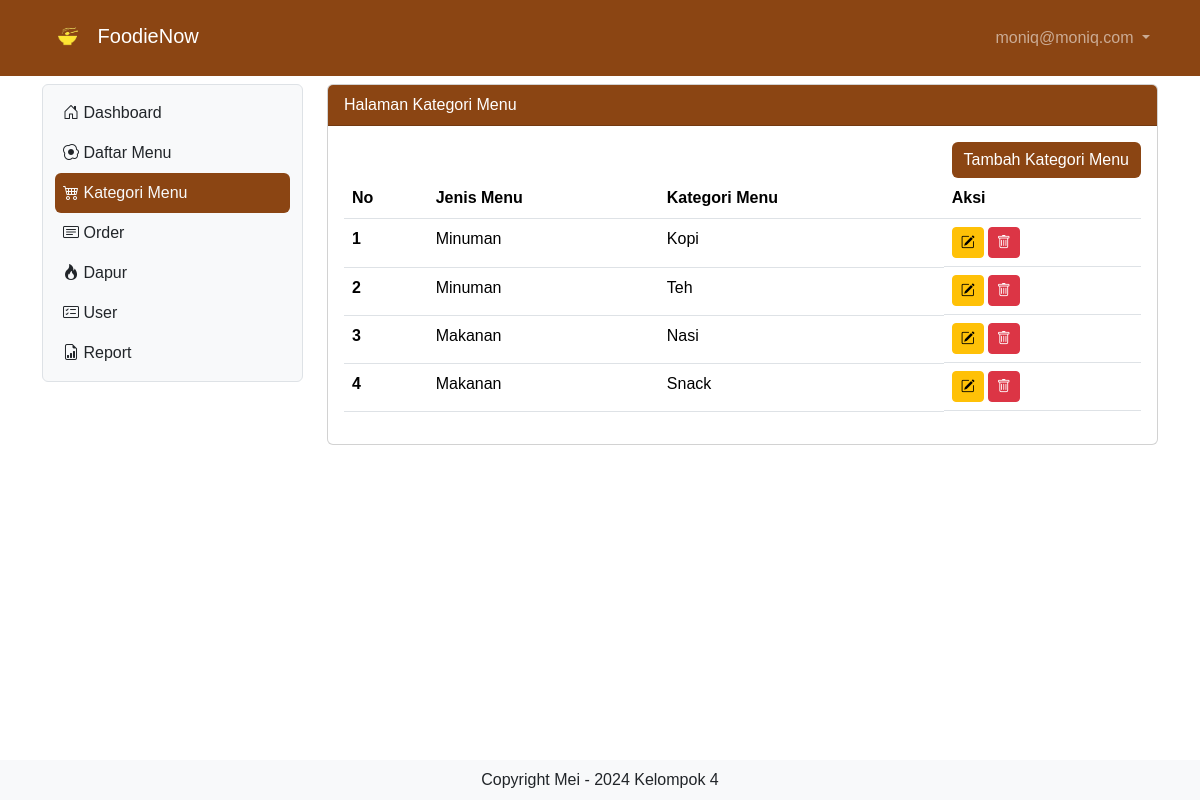
Screenshot of /katmenu (signed in) with the database file from the repository.
### tables this page shows
CREATE TABLE `tb_user` (
  `id` int(11) NOT NULL,
  `nama` varchar(200) DEFAULT NULL,
  `username` varchar(200) DEFAULT NULL,
  `password` varchar(200) DEFAULT NULL,
  `level` int(11) DEFAULT NULL,
  `nohp` varchar(15) DEFAULT NULL,
  `alamat` varchar(300) DEFAULT NULL
);

CREATE TABLE `tb_kategori_menu` (
  `id_kat_menu` int(11) NOT NULL,
  `jenis_menu` int(11) DEFAULT NULL,
  `kategori_menu` varchar(50) DEFAULT NULL
);

### katmenu.php (the view, shortened to what this page needs)
<?php
include "proses/connect.php";
$query = mysqli_query($conn, "SELECT * FROM tb_kategori_menu");
while ($record = mysqli_fetch_array($query)) {
    $result[] = $record;
}
?>
<div class="col-lg-9 mt-2">
    <div class="card">
        <div class="card-header">
            Halaman Kategori Menu
        </div>
        <div class="card-body">
            <div class="row">
                <div class="col d-flex justify-content-end">
                    <button class="btn custom-tambah-button" data-bs-toggle="modal" data-bs-target="#ModalTambahUser"> Tambah
                        Kategori Menu</button>
                </div>
            </div>
                <?php
            if (empty($result)) {
                echo "Data user tidak ada";
            } else {
                ?>
                <div class="table-responsive">
                    <table class="table table-hover">
                        <thead>
                            <tr>
                                <th scope="col">No</th>
                                <th scope="col">Jenis Menu</th>
                                <th scope="col">Kategori Menu</th>
                                <th scope="col">Aksi</th>
                            </tr>
                        </thead>
                        <tbody>
                            <?php
                            $no = 1;
                            foreach ($result as $row) {
                                ?>
                                <tr>
                                    <th scope="row"><?php echo $no++ ?></th>
                                    <td><?php echo ($row['jenis_menu'] == 1) ? "Makanan" : "Minuman" ?></td>
                                    <td><?php echo $row['kategori_menu'] ?></td>
                                    <td class="d-flex">
                                        <button class="btn btn-warning btn-sm me-1" data-bs-toggle="modal"
                                            data-bs-target="#ModalEdit<?php echo $row['id_kat_menu'] ?>"><i
                                                class="bi bi-pencil-square"></i></button>
                                        <button class="btn btn-danger btn-sm me-1" data-bs-toggle="modal"
                                            data-bs-target="#ModalDelete<?php echo $row['id_kat_menu'] ?>"><i
                                                class="bi bi-trash"></i></button>
                                    </td>
                                </tr>
                                <?php
                            }
                            ?>
                        </tbody>
                    </table>
                </div>
                <?php
            }
            ?>
        </div>
    </div>
</div>

### header.php (shortened to what this page needs)
<?php
include "proses/connect.php";
$query = mysqli_query($conn, "SELECT * FROM tb_user WHERE username='$_SESSION[username_foodienow]'");
?>
<nav class="navbar navbar-expand navbar-dark custom-navbar-color sticky-top">
    <div class="container-lg">
        <a class="navbar-brand" href=".">
            <img src="assets/img/Logo/logo.png" style="height: 50px; width:auto;" alt="Logo">
            FoodieNow</a>
        <div class="collapse navbar-collapse justify-content-end" id="navbarNavDropdown">
            <ul class="navbar-nav">
                <li class="nav-item dropdown">
                    <a class="nav-link dropdown-toggle" href="#" role="button" data-bs-toggle="dropdown"
                        aria-expanded="false">
                        <?php echo $hasil['username']; ?>
                    </a>
                </li>
            </ul>
        </div>
    </div>
</nav>

### main.php (style rules this page uses)
body { font-family: Arial, Helvetica, sans-serif; }
.custom-navbar-color { background-color: #8B4513; }
.card-header { background-color: #8B4513; color:white; }
.custom-tambah-button { background-color: #8B4513; color: white; border: none; }

### rows the page displays
tb_user: username "moniq@moniq.com"
tb_kategori_menu: jenis_menu "Minuman", kategori_menu "Kopi"
tb_kategori_menu: jenis_menu "Minuman", kategori_menu "Teh"
tb_kategori_menu: jenis_menu "Makanan", kategori_menu "Nasi"
tb_kategori_menu: jenis_menu "Makanan", kategori_menu "Snack"
